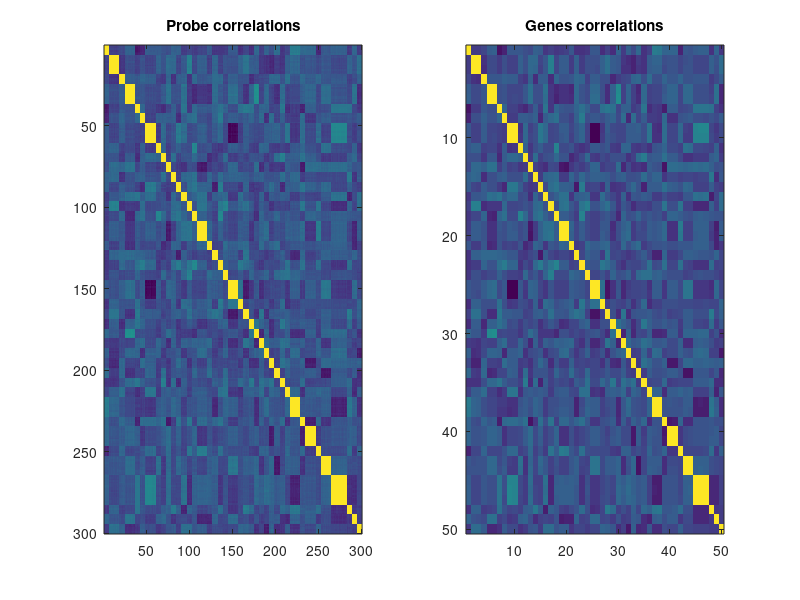

Write MATLAB code to recreate this figure. (Note: this script raises an error after producing the figure.)
clear all; clc;
% Test Case: 

% Data generation
n = 100;
m = 300;
d = 50;
b = m/d;
X = zeros(n,m);
W = zeros(m,d);
repprop = 0.25;
noise = 0.1;
for i = 1:d
    ind = (1+(i-1)*b):(i*b);
    if rand > repprop || i==1
        sig = randn(n,1);
    end
    X(:,ind) = sig*ones(1,b) + noise * randn(n,b);
    W(ind,i) = rand(b,1);
end

% How does true W looks like?
%figure; imagesc(W)
%figure; imagesc(corr(X).*~eye(size(X,2)))
figure; 
subplot(1,2,1); imagesc(corr(X)); title("Probe correlations")
K = X * W;
%figure; imagesc(corr(K).*~eye(size(K,2)))
subplot(1,2,2); imagesc(corr(K)); title("Genes correlations");


% Run the algorihtm 
L = X*W;
S = corr(L);
Wl = estW_cor(X,S,W);

% How does estiameted W look like?
figure; 
% Normizalized by column sum
subplot(1,2,1); imagesc(zscore(Wl,[],1)); title("Estimated  (Z-scored)");
subplot(1,2,2); imagesc(zscore(W,[],1)); title("True W (Z-scored)");

figure; plot(zscore(W(W~=0)));
hold on; plot(zscore(Wl(W~=0))); title("Ture w and estimaed W on non-zeros entries (Z-score)")

Khat = X * Wl;
% How does the estimated correlations across genes compared to the given 
figure; 
subplot(1,2,1); imagesc(corr(Khat)); title("Estimated correlations for gene expression");
subplot(1,2,2); imagesc(corr(K)); title("True correlations for gene expression");

